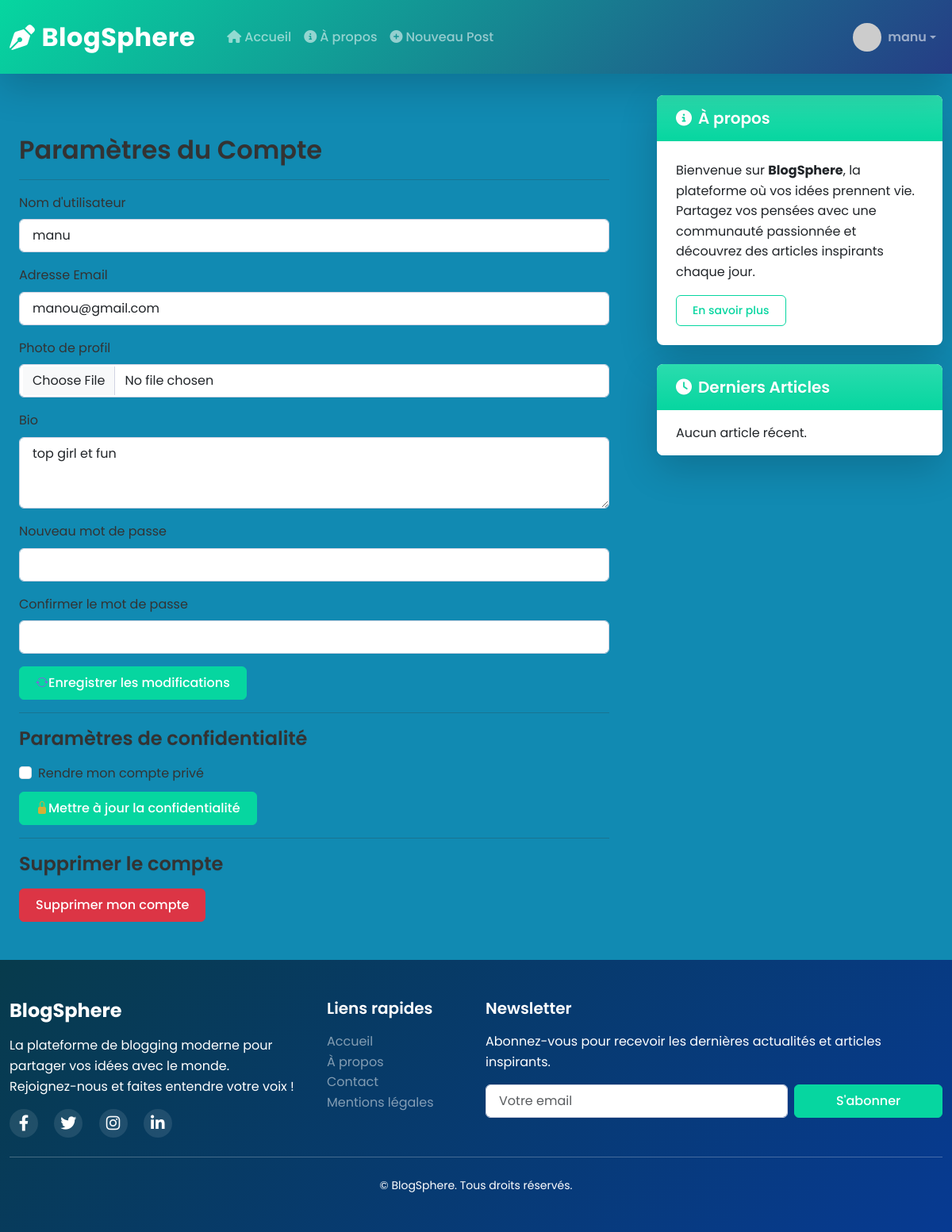
The app's page /parametre/ (signed in) with its own data.
### blog/models.py (models this page shows, shortened)
class Person(AbstractBaseUser, PermissionsMixin):
    SEX_TYPES = (
        ('M', 'Male'),
        ('F', 'Feminine'),
    )
    username = models.CharField(max_length=150, unique=True)  # unique ajouté pour éviter doublons
    email = models.EmailField(unique=True)
    sex = models.CharField(max_length=1, choices=SEX_TYPES, blank=True, null=True)
    profile_picture = models.ImageField(upload_to='profiles/', blank=True, null=True, default='default.jpg')
    is_staff = models.BooleanField(default=False)
    is_superuser = models.BooleanField(default=False)
    is_active = models.BooleanField(default=True)
    groups = models.ManyToManyField(
        Group,
        related_name='person_set',
        blank=True,
        verbose_name='groups',
        help_text='The groups this user belongs to.'
    )
    user_permissions = models.ManyToManyField(
        Permission,
        related_name='person_permissions_set',
        blank=True,
        verbose_name='user permissions',
        help_text='Specific permissions for this user.'
    )
    objects = UserManager()
    USERNAME_FIELD = 'email'
    REQUIRED_FIELDS = ['username']
    class Meta:
        verbose_name = "Person"
        verbose_name_plural = "Persons"
        constraints = [
            models.UniqueConstraint(fields=['username', 'email'], name='unique_person_username_email')
        ]

class Profile(models.Model):
    user = models.OneToOneField(Person, on_delete=models.CASCADE)
    image = models.ImageField(default='default.jpg', upload_to='profile_pics')
    bio = models.TextField(max_length=500, blank=True)

### blog/views.py (the view)
# urls.py: path('parametre/', parametre, name='parametre'),
@login_required
def parametre(request):
    try:
        profile = request.user.profile
    except Profile.DoesNotExist:
        messages.warning(request, "Votre profil n'existe pas. Veuillez le créer.")
        return redirect('register')
    if request.method == 'POST':
        u_form = UserUpdateForm(request.POST, instance=request.user)
        p_form = ProfileUpdateForm(request.POST, request.FILES, instance=profile)
        if u_form.is_valid() and p_form.is_valid():
            u_form.save()
            p_form.save()
            messages.success(request, 'Paramètres mis à jour avec succès !')
            return redirect('parametre')
        else:
            messages.error(request, "Erreur lors de la mise à jour des paramètres.")
    else:
        u_form = UserUpdateForm(instance=request.user)
        p_form = ProfileUpdateForm(instance=profile)
    return render(request, 'blog/parametre.html', {'u_form': u_form, 'p_form': p_form})

### blog/forms.py
class UserUpdateForm(forms.ModelForm):
    email = forms.EmailField()
    class Meta:
        model = Person
        fields = ['username', 'email', 'sex', 'profile_picture']

class ProfileUpdateForm(forms.ModelForm):
    class Meta:
        model = Profile
        fields = ['image', 'bio']

### blog/templates/blog/parametre.html (shortened to what this page needs)
{% extends "blog/base.html" %}
{% block content %}
<div class="container mt-5">
    <h2>Paramètres du Compte</h2>
    <hr>
    <form method="post" enctype="multipart/form-data" action="{% url 'parametre' %}">
        <div class="mb-3">
            <label for="username" class="form-label">Nom d'utilisateur</label>
            <input type="text" class="form-control" id="username" name="username" value="{{ user.username }}">
        </div>
        <div class="mb-3">
            <label for="email" class="form-label">Adresse Email</label>
            <input type="email" class="form-control" id="email" name="email" value="{{ user.email }}">
        </div>
        <div class="mb-3">
            <label for="profile_pic" class="form-label">Photo de profil</label>
            <input type="file" class="form-control" id="profile_pic" name="profile_pic">
        </div>
        <div class="mb-3">
            <label for="bio" class="form-label">Bio</label>
            <textarea class="form-control" id="bio" name="bio" rows="3">{{ user.profile.bio }}</textarea>
        </div>
        <div class="mb-3">
            <label for="password" class="form-label">Nouveau mot de passe</label>
            <input type="password" class="form-control" id="password" name="password">
        </div>
        <div class="mb-3">
            <label for="password2" class="form-label">Confirmer le mot de passe</label>
            <input type="password" class="form-control" id="password2" name="password2">
        </div>
        <button type="submit" class="btn btn-primary"><i class="bi bi-arrow-repeat" style="color:rgb(124, 103, 219);" ></i>Enregistrer les modifications</button>
    </form>
    <hr>
    <h4>Paramètres de confidentialité</h4>
    <form method="post" action="{% url 'privacy-policy' %}">
        <div class="form-check">
            <input class="form-check-input" type="checkbox" value="1" id="private_account" name="private_account" {% if user.profile.private_account %}checked{% endif %}>
            <label class="form-check-label" for="private_account">
                Rendre mon compte privé
            </label>
        </div>
        <button type="submit" class="btn btn-primary mt-2"><i class="bi bi-lock-fill" style="color: #d4af37;"></i>Mettre à jour la confidentialité</button>
    </form>
    <hr>
    <h4>Supprimer le compte</h4>
    <form method="post" action="{% url 'delete-accounts' %}">
        <button type="submit" class="btn btn-danger" onclick="return confirm('Êtes-vous sûr de vouloir supprimer votre compte ? Cette action est irréversible.')">Supprimer mon compte</button>
    </form>
</div>
{% endblock %}

### blog/templates/blog/base.html (shortened to what this page needs)
{% load static %}
<!DOCTYPE html>
<html lang="fr">
<head>
    <link rel="stylesheet" href="https://cdn.jsdelivr.net/npm/bootstrap-icons@1.11.1/font/bootstrap-icons.css">
    <link href="https://cdn.jsdelivr.net/npm/bootstrap@5.3.0/dist/css/bootstrap.min.css" rel="stylesheet" />
    <link rel="stylesheet" href="https://cdnjs.cloudflare.com/ajax/libs/font-awesome/6.4.0/css/all.min.css" />
    <link rel="stylesheet" href="https://cdnjs.cloudflare.com/ajax/libs/animate.css/4.1.1/animate.min.css" />
    <link rel="stylesheet" href="{% static 'blog/css/main.css' %}" />
</head>
<body class="d-flex flex-column min-vh-100">
    <header>
        <nav class="navbar navbar-expand-lg navbar-dark shadow-lg fixed-top py-3 custom-navbar">
            <div class="container">
                <a class="navbar-brand fw-bold fs-2 d-flex align-items-center" href="{% url 'blog-home' %}">
                    <i class="fas fa-pen-nib me-2"></i>BlogSphere
                </a>
                <div class="collapse navbar-collapse" id="navbarNav">
                    <ul class="navbar-nav me-auto ms-3">
                        <li class="nav-item">
                            <a class="nav-link {% if request.resolver_match.url_name == 'blog-home' %}active{% endif %}" href="{% url 'blog-home' %}">
                                <i class="fas fa-home me-1"></i>Accueil
                            </a>
                        </li>
                        <li class="nav-item">
                            <a class="nav-link {% if request.resolver_match.url_name == 'blog-about' %}active{% endif %}" href="{% url 'blog-about' %}">
                                <i class="fas fa-info-circle me-1"></i>À propos
                            </a>
                        </li>
                        {% if user.is_authenticated %}
                        <li class="nav-item">
                            <a class="nav-link" href="{% url 'post-create' %}">
                                <i class="fas fa-plus-circle me-1"></i>Nouveau Post
                            </a>
                        </li>
                        {% endif %}
                    </ul>
                    <ul class="navbar-nav ms-auto">
                        {% if user.is_authenticated %}
                        <li class="nav-item dropdown">
                            <a class="nav-link dropdown-toggle d-flex align-items-center" href="#" id="userDropdown"
                               role="button" data-bs-toggle="dropdown" aria-expanded="false">
                                <img src="https://ui-avatars.com/api/?name={{ user.username }}&background=random"
                                     class="rounded-circle profile-img me-2" width="36" height="36" alt="Profile" />
                                <span class="fw-semibold">{{ user.username }}</span>
                            </a>
                        </li>
                        {% endif %}
                    </ul>
                </div>
            </div>
        </nav>
    </header>
    <main class="flex-grow-1 mt-5 pt-4">
        <div class="container my-5">
            <div class="row g-5">
                <div class="col-lg-8">
                    {% block content %}{% endblock %}
                </div>
                <div class="col-lg-4">
                    <div class="sticky-top custom-sticky">
                        <div class="card shadow-lg mb-4 animate__animated animate__fadeInRight">
                            <div class="card-header bg-gradient text-white custom-card-header">
                                <h5 class="mb-0"><i class="fas fa-info-circle me-2"></i>À propos</h5>
                            </div>
                            <div class="card-body">
                                <p class="card-text">
                                    Bienvenue sur <b>BlogSphere</b>, la plateforme où vos idées prennent vie.<br>
                                    Partagez vos pensées avec une communauté passionnée et découvrez des articles inspirants chaque jour.
                                </p>
                                <a href="{% url 'blog-about' %}" class="btn btn-outline-primary btn-sm">En savoir plus</a>
                            </div>
                        </div>
                        <div class="card shadow-lg animate__animated animate__fadeInRight animate__delay-1s">
                            <div class="card-header bg-gradient text-white custom-card-header">
                                <h5 class="mb-0"><i class="fas fa-clock me-2"></i>Derniers Articles</h5>
                            </div>
                            <div class="card-body p-0">
                                <div class="list-group list-group-flush">
                                    {% if recent_posts %}
                                        {% for post in recent_posts %}
                                        <a href="{% url 'post-detail' post.pk %}"
                                           class="list-group-item list-group-item-action d-flex justify-content-between align-items-center">
                                            <span>{{ post.title|truncatechars:5 }}</span>
                                            <span class="badge bg-primary rounded-pill">{{ post.comments.count }}</span>
                                        </a>
                                        {% endfor %}
                                    {% else %}
                                        <div class="list-group-item">Aucun article récent.</div>
                                    {% endif %}
                                </div>
                            </div>
                        </div>
                    </div>
                </div>
            </div>
        </div>
    </main>
    <footer class="footer-bg text-white py-5 mt-auto">
        <div class="container">
            <div class="row">
                <div class="col-md-4 mb-4 mb-md-0">
                    <h4 class="fw-bold mb-3">BlogSphere</h4>
                    <p>
                        La plateforme de blogging moderne pour partager vos idées avec le monde.<br>
                        Rejoignez-nous et faites entendre votre voix !
                    </p>
                    <div class="social-icons mt-3">
                        <a href="#" class="text-white me-3 fs-5"><i class="fab fa-facebook-f"></i></a>
                        <a href="#" class="text-white me-3 fs-5"><i class="fab fa-twitter"></i></a>
                        <a href="#" class="text-white me-3 fs-5"><i class="fab fa-instagram"></i></a>
                        <a href="#" class="text-white fs-5"><i class="fab fa-linkedin-in"></i></a>
                    </div>
                </div>
                <div class="col-md-2 mb-4 mb-md-0">
                    <h5 class="mb-3">Liens rapides</h5>
                    <ul class="list-unstyled">
                        <li><a href="{% url 'blog-home' %}" class="text-white-50">Accueil</a></li>
                        <li><a href="{% url 'blog-about' %}" class="text-white-50">À propos</a></li>
                        <li><a href="{% url 'blog-Contact' %}" class="text-white-50">Contact</a></li>
                        <li><a href="{% url 'privacy-policy' %}" class="text-white-50">Mentions légales</a></li>
                    </ul>
                </div>
                <div class="col-md-6">
                    <h5 class="mb-3">Newsletter</h5>
                    <p>Abonnez-vous pour recevoir les dernières actualités et articles inspirants.</p>
                    <form class="row g-2" method="post" action="{% url 'newsletter-subscribe' %}">
                        <div class="col-8">
                            <input type="email" name="email" class="form-control" placeholder="Votre email" required />
                        </div>
                        <div class="col-4">
                            <button type="submit" class="btn btn-primary w-100">S'abonner</button>
                        </div>
                    </form>
                </div>
            </div>
            <hr class="my-4 bg-secondary" />
            <div class="text-center">
                <p class="mb-0 small">&copy; {{ now|date:"Y" }} BlogSphere. Tous droits réservés.</p>
            </div>
        </div>
    </footer>
</body>
</html>

### blog/static/blog/css/main.css (style rules this page uses)
:root { --primary-color: #06d6a0; --secondary-color: #118ab2; --accent-color: #253d85; --dark-color: #5a5c69; --light-color: #ffffff; --success-color: #1cc88a; --danger-color: #e74a3b; --warning-color: #f6c23e; --info-color: #1a759f; }
body { font-family: 'Poppins', sans-serif; background-color: var(--secondary-color); color: #333; line-height: 1.6; display: flex; flex-direction: column; min-height: 100vh; }
h1, h2, h3, h4, h5, h6 { font-weight: 600; color: var(--primary-text); line-height: 1.3; margin-bottom: 1rem; text-shadow: 0 1px 1px rgba(0,0,0,0.05); }
h2 { font-size: 2rem; color: var(--primary-text); }
h4 { font-size: 1.5rem; color: var(--secondary-text); }
h5 { font-size: 1.25rem; color: var(--secondary-text); }
a { text-decoration: none; transition: all 0.3s ease; }
.navbar { box-shadow: 0 0.15rem 1.75rem 0 rgba(58, 59, 69, 0.15); padding: 0.5rem 0; background: linear-gradient(135deg, var(--primary-color) 0%, var(--accent-color) 100%); }
.navbar-brand { font-weight: 700; font-size: 1.5rem; letter-spacing: 0.5px; }
.nav-link { font-weight: 500; padding: 0.5rem 1rem; border-radius: 0.375rem; transition: all 0.3s; }
main { flex: 1; padding-top: 5rem; }
.container { max-width: 1200px; }
.card { border: none; border-radius: 0.5rem; box-shadow: 0 0.15rem 1.75rem 0 rgba(58, 59, 69, 0.1); transition: transform 0.3s ease, box-shadow 0.3s ease; margin-bottom: 1.5rem; overflow: hidden; }
.card-header { background-color: var(--primary-color); color: rgb(118, 236, 148); padding: 1rem 1.5rem; border-bottom: none; }
.card-body { padding: 1.5rem; }
.list-group-item { border: none; padding: 1rem 1.5rem; border-bottom: 1px solid rgba(0, 0, 0, 0.05); transition: all 0.3s; }
.list-group-item:last-child { border-bottom: none; }
.btn { font-weight: 500; padding: 0.5rem 1.25rem; border-radius: 0.375rem; transition: all 0.3s; }
.btn-primary { background-color: var(--primary-color); border-color: var(--primary-color); }
.btn-outline-primary { color: var(--primary-color); border-color: var(--primary-color); }
footer { background: linear-gradient(135deg, #073b4c 0%, #073a92 100%); color: white; padding: 3rem 0 1.5rem; margin-top: 3rem; }
footer a { color: rgba(255, 255, 255, 0.7); transition: all 0.3s; }
.social-icons a { display: inline-flex; align-items: center; justify-content: center; width: 36px; height: 36px; border-radius: 50%; background-color: rgba(255, 255, 255, 0.1); margin-right: 0.5rem; transition: all 0.3s; }
.animate__animated { --animate-duration: 0.5s; }
.form-control { border-radius: 0.375rem; padding: 0.5rem 1rem; border: 1px solid #d1d3e2; transition: all 0.3s; }

### records on screen
Person: username "manu", email "manou@gmail.com", bio "top girl et fun"
